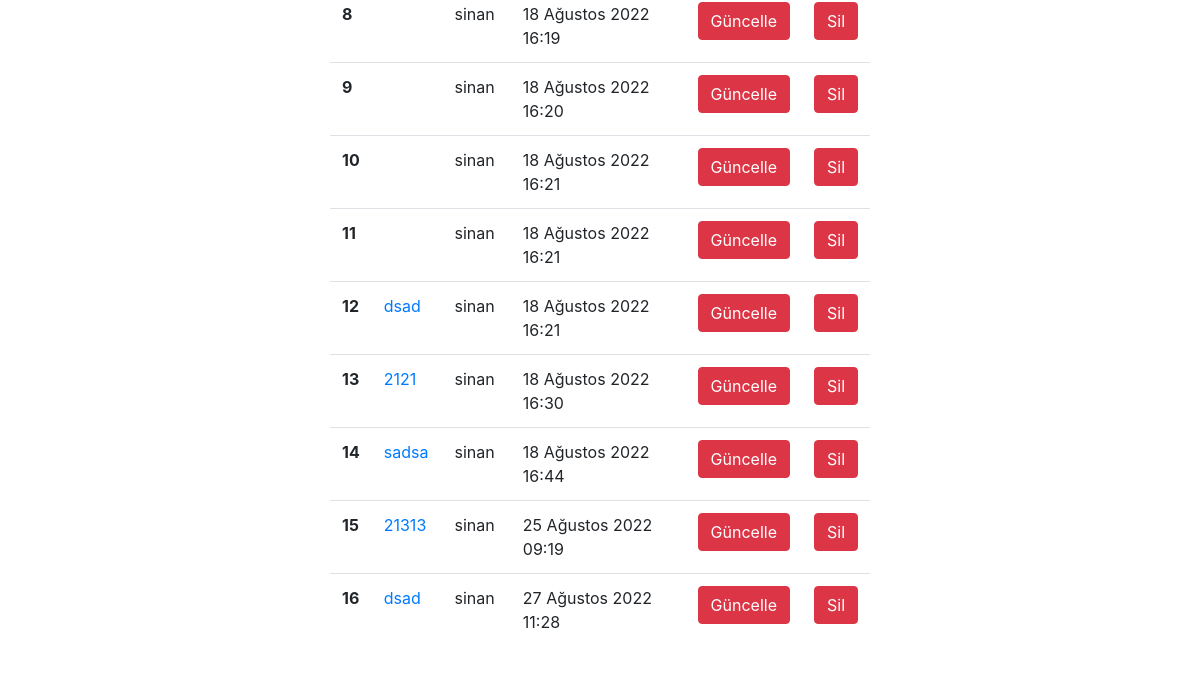
The app's page /nick/dashboard/ (signed in, lower part), older data.
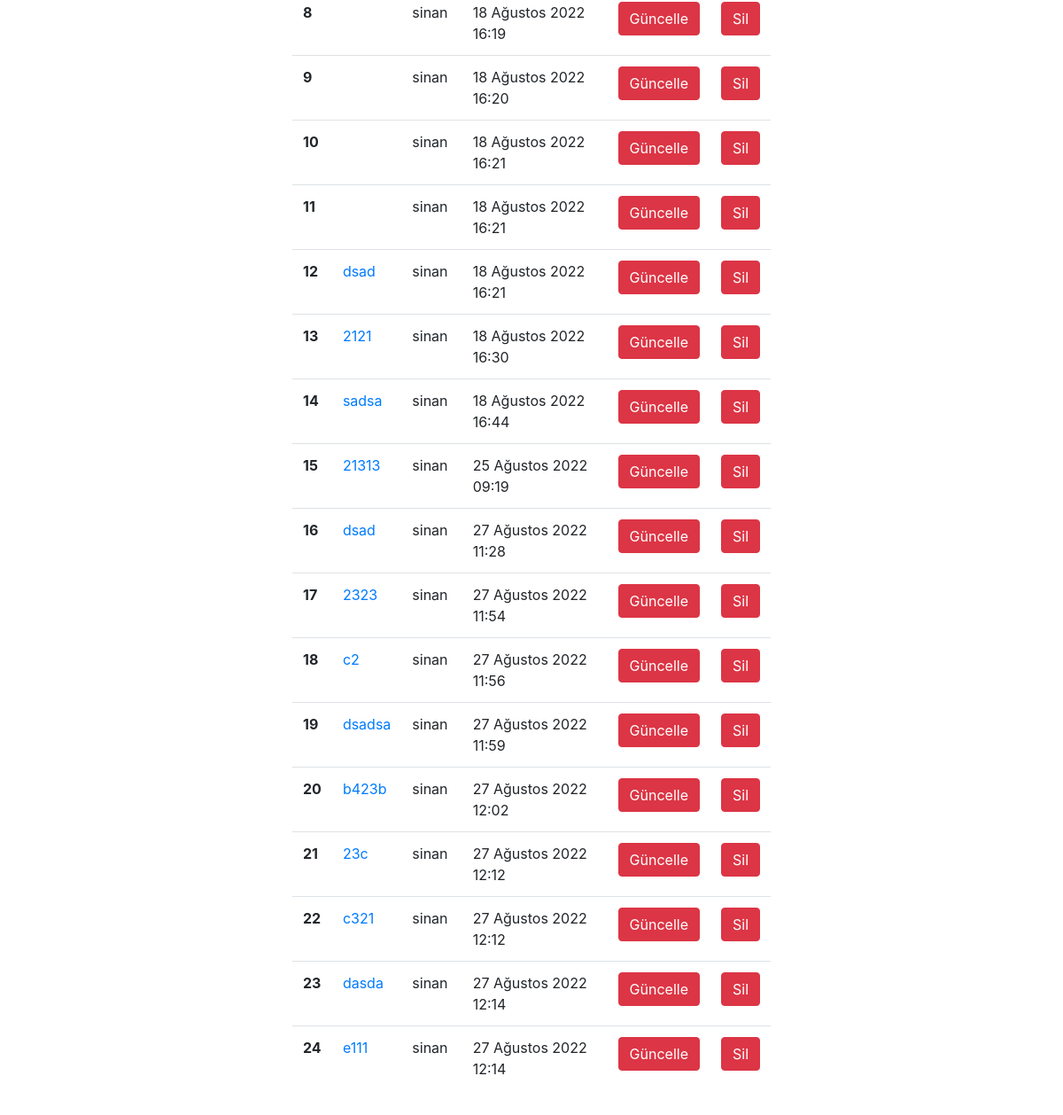
The same page, newer data.
### nick/models.py (models this page shows, shortened)
class Nick(models.Model):
    author = models.ForeignKey("auth.User",on_delete = models.CASCADE,verbose_name = "Yazar ")
    title = models.CharField(max_length = 17,verbose_name = "Server ")
    """content = models.CharField(max_length = 20,verbose_name = "Nick ") """
    content = RichTextField()
    created_date = models.DateTimeField(auto_now_add=True,verbose_name="Oluşturulma Tarihi")
    article_image = models.FileField(blank = True,null = True,verbose_name="Makaleye Fotoğraf Ekleyin")

### nick/views.py (the view)
# urls.py: path('dashboard/', views.dashboard,name= "dashboard"),
def dashboard(request):
    form = Nick.objects.filter(author=request.user)
    context = {
        "form" : form
    }
    return render(request,"dashboard.html",context)

### templates/dashboard.html (shortened to what this page needs)
{% extends 'layout.html' %}
{% load crispy_forms_tags %}
{% block body %}
<div class="row">
    <div class="col-md-6 offset-md-3">
            {% if form %}
            <table class="table">
                    <tbody>
                    {% for article in form %}
                    <tr>
                        <th scope="row">{{article.id}}</th>
                        <td><a href="/nick/nick/{{article.id}}">{{article.title}}</a></td>
                        <td>{{article.author.username}}</td>
                        <td>{{article.created_date}}</td>
                        <td><a href="/nick/update/{{article.id}}/" class = "btn btn-danger">Güncelle</a></td>
                        <td><a href="/nick/delete/{{article.id}}/" class = "btn btn-danger">Sil</a> </td>
                    </tr>
                    {% endfor %}
                    </tbody>
                </table>
            {% else %}
            <div class = "alert alert-danger">
                Henüz bir makaleniz bulunmuyor...
            </div>
            {% endif %}
            <br>
    </div>
</div>
{% endblock  %}

Row changes from the older to the newer data that the page shows:
added Nick: id "17", title "2323", author.username "sinan", created_date "27 Ağustos 2022 11:54"
added Nick: id "18", title "c2", author.username "sinan", created_date "27 Ağustos 2022 11:56"
added Nick: id "19", title "dsadsa", author.username "sinan", created_date "27 Ağustos 2022 11:59"
added Nick: id "20", title "b423b", author.username "sinan", created_date "27 Ağustos 2022 12:02"
added Nick: id "21", title "23c", author.username "sinan", created_date "27 Ağustos 2022 12:12"
added Nick: id "22", title "c321", author.username "sinan", created_date "27 Ağustos 2022 12:12"
added Nick: id "23", title "dasda", author.username "sinan", created_date "27 Ağustos 2022 12:14"
added Nick: id "24", title "e111", author.username "sinan", created_date "27 Ağustos 2022 12:14"
